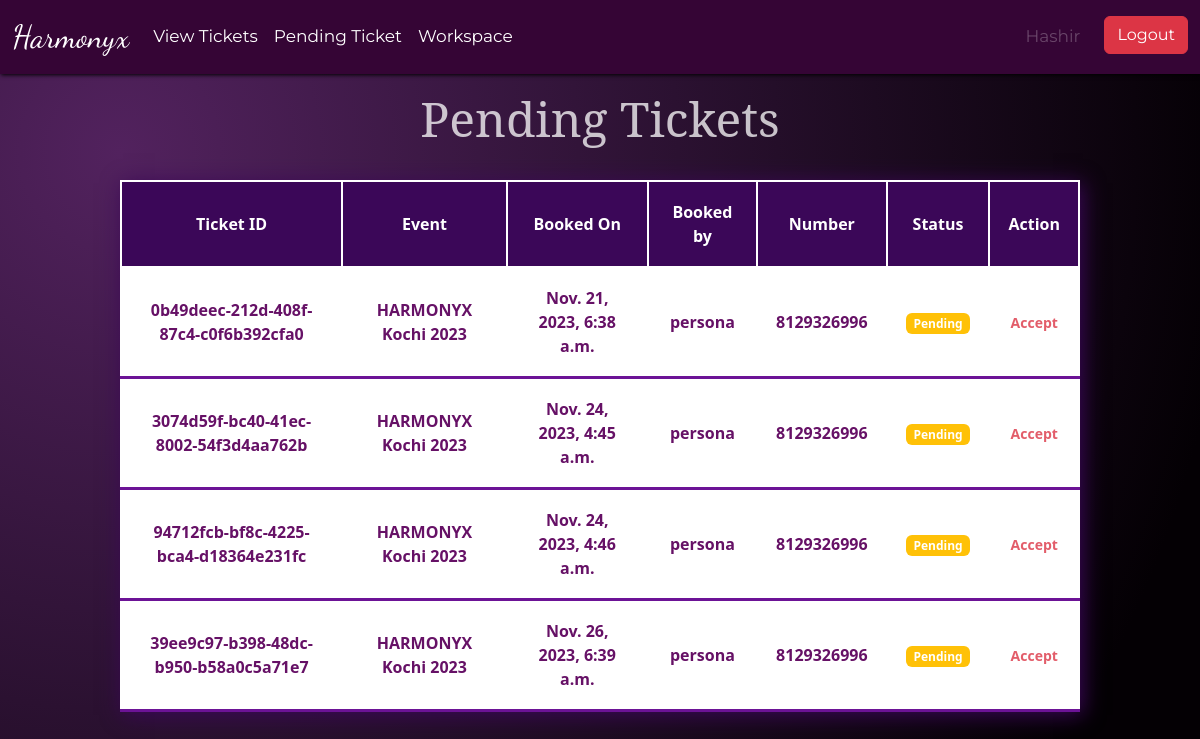
The app's page /TicketApp/ticket_queue/ (signed in) with its own data.
### user/models.py (models this page shows)
class User(AbstractUser):
    is_customer = models.BooleanField(default = False)
    is_engineer = models.BooleanField(default = False)
    def __str__(self):
        return self.username

### TicketApp/models.py (models this page shows)
class Ticket(models.Model):
    status_choice = (
        'Active', 'Active',
        'Completed', 'Completed',
        'Pending', 'Pending'
    )
    ticket_number = models.UUIDField(default = uuid.uuid4)
    event_title = models.ForeignKey(Event, on_delete = models.CASCADE, related_name='title_event')
    number_of_person = models.IntegerField(blank = False, null = False)
    person_mail_address = models.EmailField()
    person_mobile_number = models.IntegerField()
    created_by = models.ForeignKey(User, on_delete = models.CASCADE, related_name = 'created_by')
    date_created = models.DateTimeField(auto_now_add = True)
    assigned_to = models.ForeignKey(User, on_delete = models.DO_NOTHING, null = True, blank = True, related_name='assigned_to')
    is_resolved = models.BooleanField(default = False)
    accepted_date = models.DateTimeField(null = True, blank = True)
    closed_date = models.DateTimeField(null = True, blank = True)
    ticket_status = models.CharField(max_length = 50)

### App/models.py (models this page shows)
class Event(models.Model):
    event_title = models.CharField(max_length = 30, blank = False, null = False)
    event_description = models.CharField(max_length=255)
    event_image = models.ImageField(upload_to='events')
    event_venue = models.CharField(max_length=100, blank=True, null=True)
    event_date = models.DateField()
    event_time = models.TimeField()
    def __str__(self):
        return self.event_title

### TicketApp/views.py (the view)
# urls.py: path('ticket_queue/', views.ticket_Queue, name = 'ticket_queue'),
@engineer_required
def ticket_Queue(request):
    tickets = Ticket.objects.filter(ticket_status = 'Pending')
    context = {
        'tickets': tickets
    }
    return render(request, 'TicketApp/ticket_queue.html', context)

### TicketApp/views.py (called while the page is built)
def engineer_required(f, redirect_url ="TicketApp:all_tickets"):
    @functools.wraps(f)
    def wrapper(request, *args, **kwargs):
        print('wrapper()')
        if request.user.is_authenticated:
            if request.user.is_engineer:
                return f(request, *args, **kwargs)
            else:
                return redirect("/")
        else:
            return redirect("/")
        print(f"args : {args}")
        print(f"kwargs : {kwargs}")
    return wrapper

### templates/TicketApp/ticket_queue.html (shortened to what this page needs)
{% extends 'TicketApp/ticketbase.html' %}
{% block content %}
<body id="ticketqueue_body">
    <h5 class="card-title text-center text-white opacity-75 m-3">Pending Tickets</h5>
    <table class="ticketqueue_table mx-auto mt-3 mb-5">
    <thead>
        <tr>
            <th>Ticket ID</th>
            <th>Event</th>
            <th>Booked On</th>
            <th>Booked by</th>
            <th>Number</th>
            <th>Status</th>
            <th>Action</th>
        </tr>
    </thead>
        {% for ticket in tickets %}
    <tbody>
        <tr>
            <td>{{ticket.ticket_number}}</td>
            <td>{{ticket.event_title}}</td>
            <td>{{ticket.date_created}}</td>
            <td>{{ticket.created_by}}</td>
            <td>{{ticket.person_mobile_number}}</td>
            {% if ticket.ticket_status == "Active" %}
            <td><span class="badge bg-success">
                Activate
            </span></td>
            {% elif ticket.ticket_status == "Pending" %}
            <td><span class="badge bg-warning">
                Pending
            </span></td>
            {% elif ticket.ticket_status == "Completed" %}
            <td><span class="badge bg-danger">
                Completed
            </span></td>
            {% endif %}
            {% if request.user.is_engineer %}
            <td><small>
                <a href="{% url 'accept_ticket' ticket.pk %}" class="text-danger">Accept</a>
            </small></td>
            {% elif request.user.is_customer %}
            <td><small>
                <p class="text-white"></p>
            </small></td>
            {% endif %}
        </tr>
    </tbody>
        {% endfor %}
      </table>
</body>
{% endblock %}

### templates/TicketApp/ticketbase.html (shortened to what this page needs)
{% load static %}
<!DOCTYPE html>
<html lang="en">
<head>
    <link rel="stylesheet" href="https://cdn.jsdelivr.net/npm/bootstrap-icons@1.11.1/font/bootstrap-icons.css">
    <link href='https://unpkg.com/boxicons@2.1.4/css/boxicons.min.css' rel='stylesheet'>
    <link href="https://cdn.jsdelivr.net/npm/bootstrap@5.3.2/dist/css/bootstrap.min.css" rel="stylesheet">
    <link rel="stylesheet" href="{% static '/css/style.css' %}">
</head>
<body>
  {% if request.user.is_customer %}
    <nav class="ticketbasenav navbar navbar-expand-lg">
        <div class="container-fluid">
          <a class="navbar-brand text-white fs-2" href="{% url 'home' %}" id="brandname">Harmonyx</a>
          <button class="navbar-toggler" type="button" data-bs-toggle="collapse" data-bs-target="#navbarSupportedContent" aria-controls="navbarSupportedContent" aria-expanded="false" aria-label="Toggle navigation">
            <span class="navbar-toggler-icon"></span>
          </button>
          <div class="collapse navbar-collapse" id="navbarSupportedContent">
            <ul class="navbar-nav me-auto mb-2 mb-lg-0">
              <li class="nav-item">
                <a class="nav-link active text-white" href="{% url 'all_tickets' %}">View Tickets</a>
              </li>
            </ul>
            <ul class="navbar-nav ms-auto">
              <li class="nav-item">
                <a class="nav-link disabled text-white opacity-25 me-3" href="" tabindex="-1" aria-disabled="true">{{request.user.username}}</a>
              </li>
              <li class="nav-item">
                <a class="btn btn-danger" href="{% url 'logout' %}">Logout</a>
              </li>
            </ul>
          </div>
        </div>
      </nav>
  {% elif request.user.is_engineer %}
    <nav class="navbar navbar-expand-lg" style="width: 100%;">
        <div class="container-fluid">
          <a class="navbar-brand text-white fs-2" href="{% url 'home' %}" id="brandname">Harmonyx</a>
          <div class="collapse navbar-collapse" id="navbarSupportedContent">
            <ul class="navbar-nav me-auto mb-2 mb-lg-0">
              <li class="nav-item">
                <a class="nav-link active text-white" href="{% url 'all_tickets' %}">View Tickets</a>
              </li>
              <li class="nav-item">
                <a class="nav-link active text-white" href="{% url 'ticket_queue' %}">Pending Ticket</a>
              </li>
              <li class="nav-item">
                <a class="nav-link active text-white" href="{% url 'workspace' %}">Workspace</a>
              </li>
            </ul>
            <ul class="navbar-nav ms-auto">
              <li class="nav-item">
                <a class="nav-link disabled text-white opacity-25 me-3" href="" tabindex="-1" aria-disabled="true">{{request.user.username}}</a>
              </li>
              <li class="nav-item">
                <a class="btn btn-danger" href="{% url 'logout' %}">Logout</a>
              </li>
            </ul>
          </div>
        </div>
      </nav>
      {% endif %}
  {% block content %}{% endblock %}
</body>
</html>

### static/css/style.css (style rules this page uses)
* { margin: 0; padding: 0; box-sizing: border-box; scroll-behavior: smooth; }
:root { --body-color: radial-gradient( circle farthest-corner at 10% 20%, rgb(82, 34, 94) 0%, rgba(4,0,4,1) 90% ); --nav-color: rgb(53, 5, 53); --loginregister-bg: rgba(37, 36, 36, 0.897) }
.navbar { background-color: var(--nav-color); box-shadow: 1px 1px 4px black; }
.navbar li { font-family: 'Montserrat', sans-serif; font-size: 17px; }
#brandname { font-family: 'Dancing Script', cursive; }
.card-title { font-family: 'Noto Serif', serif; font-weight: 400; font-size: 3rem; }
#ticketqueue_body { background-image: var(--body-color); }
#ticketqueue_body .text-danger { text-decoration: none; opacity: 0.8; }
.ticketqueue_table { max-width: 60rem; text-align: center; border-collapse: collapse; box-shadow: 3px 3px 20px rgb(59, 7, 88); background-color: #fff; }
.ticketqueue_table thead tr { background-color: rgb(59, 7, 88); }
.ticketqueue_table thead th { color: #fff; }
.ticketqueue_table tbody tr:last-of-type { border-bottom: 3px solid rgb(108, 19, 150); }
.ticketqueue_table td { color: rgb(102, 17, 102); font-weight: bolder; }
#tablebody_alltickets td, th { color: rgb(102, 17, 102); font-weight: bolder; }
#ticketqueue_body { display: flex; flex-direction: column; }
#ticketqueue_body table { text-align: center; }
#ticketqueue_body table, th, tr, td { border: 2px solid #fff; padding: 18px; }

### records on screen
User: user.username "Hashir"
Ticket: ticket_number "0b49deec-212d-408f-87c4-c0f6b392cfa0", event_title "HARMONYX Kochi 2023", date_created "Nov. 21, 2023, 6:38 a.m.", created_by "persona", person_mobile_number "8129326996", ticket_status "Pending"
Ticket: ticket_number "3074d59f-bc40-41ec-8002-54f3d4aa762b", event_title "HARMONYX Kochi 2023", date_created "Nov. 24, 2023, 4:45 a.m.", created_by "persona", person_mobile_number "8129326996", ticket_status "Pending"
Ticket: ticket_number "94712fcb-bf8c-4225-bca4-d18364e231fc", event_title "HARMONYX Kochi 2023", date_created "Nov. 24, 2023, 4:46 a.m.", created_by "persona", person_mobile_number "8129326996", ticket_status "Pending"
Ticket: ticket_number "39ee9c97-b398-48dc-b950-b58a0c5a71e7", event_title "HARMONYX Kochi 2023", date_created "Nov. 26, 2023, 6:39 a.m.", created_by "persona", person_mobile_number "8129326996", ticket_status "Pending"
